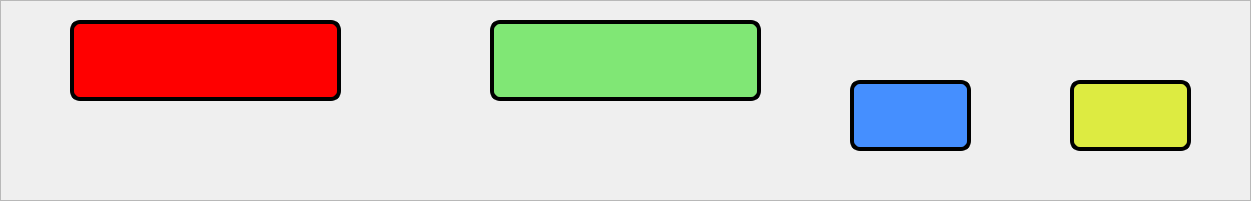
                <widget class="QFrame" name="frame_18">
                 <property name="geometry">
                  <rect>
                   <x>300</x>
                   <y>670</y>
                   <width>1251</width>
                   <height>201</height>
                  </rect>
                 </property>
                 <property name="frameShape">
                  <enum>QFrame::StyledPanel</enum>
                 </property>
                 <property name="frameShadow">
                  <enum>QFrame::Raised</enum>
                 </property>
                 <widget class="QPushButton" name="iniciar">
                  <property name="geometry">
                   <rect>
                    <x>490</x>
                    <y>20</y>
                    <width>271</width>
                    <height>81</height>
                   </rect>
                  </property>
                  <property name="styleSheet">
                   <string notr="true">background-color: rgb(255, 0, 0);
background-color: rgb(128, 231, 117);
border-radius:10px;
border: 4px solid black;</string>
                  </property>
                  <property name="text">
                   <string/>
                  </property>
                  <property name="icon">
                   <iconset>
                    <normaloff>Images/backward_arrow.svg</normaloff>Images/backward_arrow.svg</iconset>
                  </property>
                  <property name="iconSize">
                   <size>
                    <width>50</width>
                    <height>50</height>
                   </size>
                  </property>
                  <property name="checkable">
                   <bool>true</bool>
                  </property>
                  <property name="checked">
                   <bool>true</bool>
                  </property>
                 </widget>
                 <widget class="QPushButton" name="pushButton">
                  <property name="geometry">
                   <rect>
                    <x>70</x>
                    <y>20</y>
                    <width>271</width>
                    <height>81</height>
                   </rect>
                  </property>
                  <property name="styleSheet">
                   <string notr="true">background-color: rgb(255, 0, 0);
border-radius:10px;
border: 4px solid black;</string>
                  </property>
                  <property name="text">
                   <string/>
                  </property>
                  <property name="icon">
                   <iconset>
                    <normaloff>Images/Circle.svg</normaloff>Images/Circle.svg</iconset>
                  </property>
                  <property name="iconSize">
                   <size>
                    <width>50</width>
                    <height>50</height>
                   </size>
                  </property>
                 </widget>
                 <widget class="QPushButton" name="config">
                  <property name="geometry">
                   <rect>
                    <x>850</x>
                    <y>80</y>
                    <width>121</width>
                    <height>71</height>
                   </rect>
                  </property>
                  <property name="styleSheet">
                   <string notr="true">background-color: rgb(0, 170, 255);
background-color: rgb(69, 143, 255);
border-radius:10px;
border: 4px solid black;</string>
                  </property>
                  <property name="text">
                   <string/>
                  </property>
                  <property name="icon">
                   <iconset>
                    <normaloff>Images/gear.svg</normaloff>Images/gear.svg</iconset>
                  </property>
                  <property name="iconSize">
                   <size>
                    <width>50</width>
                    <height>50</height>
                   </size>
                  </property>
                 </widget>
                 <widget class="QPushButton" name="intercambiar">
                  <property name="geometry">
                   <rect>
                    <x>1070</x>
                    <y>80</y>
                    <width>121</width>
                    <height>71</height>
                   </rect>
                  </property>
                  <property name="styleSheet">
                   <string notr="true">background-color: rgb(255, 0, 0);
background-color: rgb(221, 235, 65);
border-radius:10px;
border: 4px solid black;</string>
                  </property>
                  <property name="text">
                   <string/>
                  </property>
                  <property name="icon">
                   <iconset>
                    <normaloff>Images/arrow_up_down.svg</normaloff>Images/arrow_up_down.svg</iconset>
                  </property>
                  <property name="iconSize">
                   <size>
                    <width>50</width>
                    <height>50</height>
                   </size>
                  </property>
                 </widget>
                </widget>
